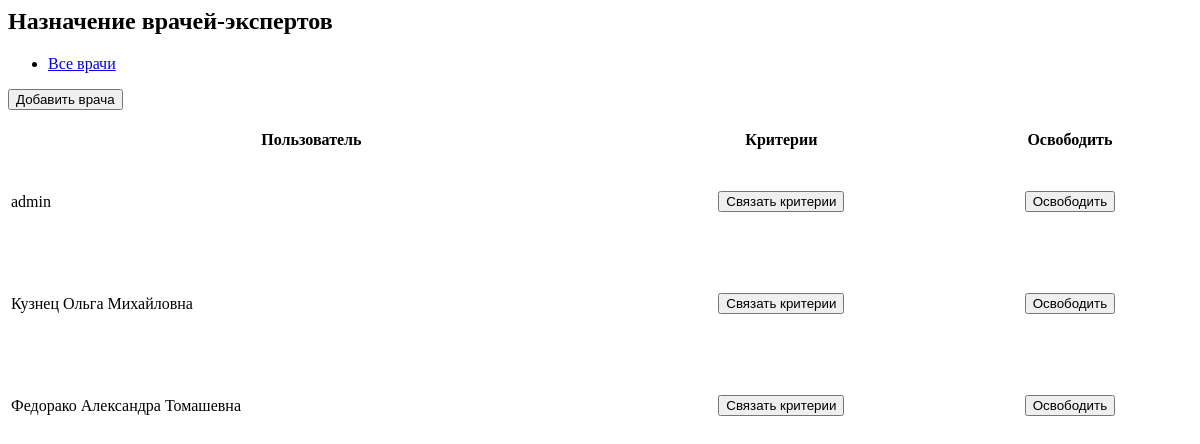
Page /naznachenie_vrachei.php (signed in) on the earlier database version.
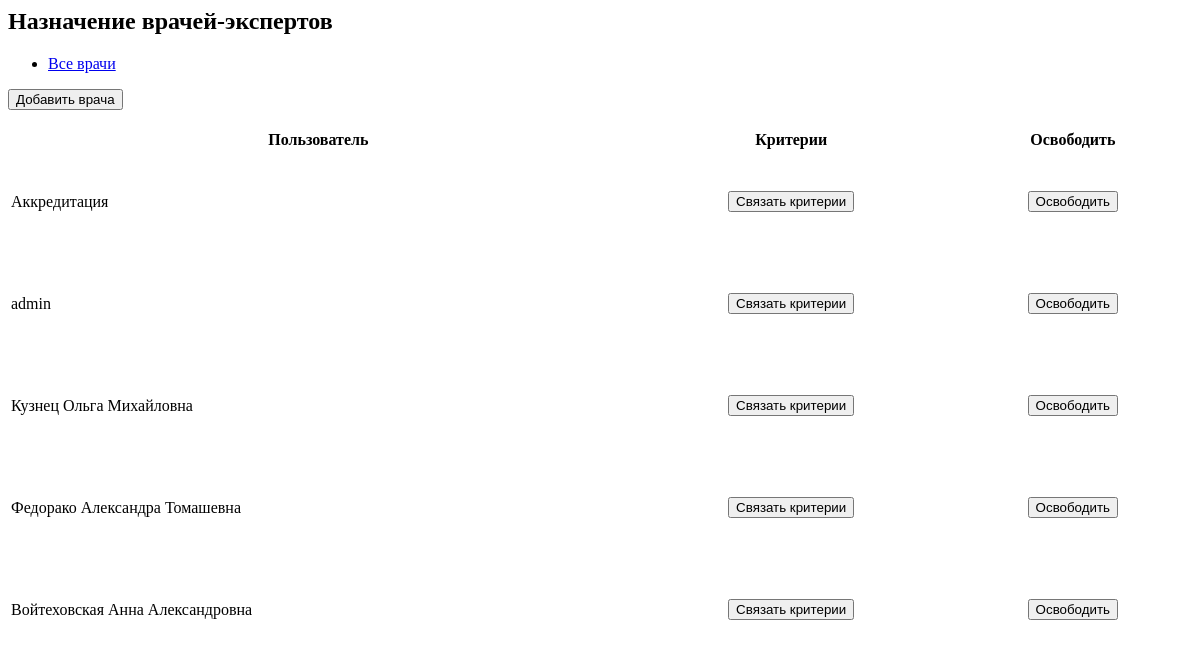
Same page on the later database version.
### tables this page shows
CREATE TABLE `users` (
  `id_user` int NOT NULL,
  `username` varchar(255) NOT NULL,
  `login` varchar(255) NOT NULL,
  `password` varchar(255) NOT NULL,
  `id_role` int NOT NULL,
  `online` varchar(255) DEFAULT NULL,
  `last_act` varchar(255) DEFAULT NULL,
  `last_time_online` varchar(255) DEFAULT NULL,
  `last_page` varchar(255) DEFAULT NULL,
  `oblast` int DEFAULT NULL,
  `predsedatel` tinyint(1) DEFAULT NULL,
  `secretar` tinyint(1) DEFAULT NULL,
  `sotrudnik_MA` tinyint(1) DEFAULT NULL,
  `ne_sotrudnik_MA` tinyint(1) DEFAULT NULL,
  `doctor_expert` tinyint(1) DEFAULT NULL
);

### naznachenie_vrachei.php (the view, shortened to what this page needs)
<link rel="stylesheet" href="naznachenie_vrachi.css">
<?php if(isset($_COOKIE['login'])){?>
    <div class="content-wrapper">
        <div class="d-xl-flex justify-content-between align-items-start">
            <h2 class="text-dark font-weight-bold mb-2"> Назначение врачей-экспертов </h2>
        </div>
        <div class="row">
            <div class="col-md-12">
                <div class="d-sm-flex justify-content-between align-items-center transaparent-tab-border ">
                    <ul class="nav nav-tabs tab-transparent" role="tablist">
                        <li class="nav-item">
                            <a class="nav-link active" id="all-question-tab" data-toggle="tab" href="#allQuestions" role="tab" aria-selected="true">Все врачи</a>
                        </li>
                    </ul>
                </div>
                <div class="tab-content tab-transparent-content">
                    <div class="tab-pane fade show active" id="allQuestions" role="tabpanel" aria-labelledby="all-question-tab">
                        <div class="row">
                            <div class="col-12 grid-margin">
                                <div class="card">
                                    <div class="card-body">
                                        <button class="btn btn-primary" id ="addoctor" onclick="addDoctor()">Добавить врача</button>
                                        <br>
                                        <br>
                                        <?php
                                        $idlogin = $_COOKIE['login'];
                                        $queryroles = "SELECT id_role FROM users where id_role < 12 and id_role >= 4 and login = '$idlogin'";
                                        $resultroles=mysqli_query($con, $queryroles) or die ( mysqli_error($con));
                                        if (mysqli_num_rows($resultroles) == 1)
                                        {
                                            $rowroles = mysqli_fetch_assoc($resultroles);
                                            $idrole = $rowroles['id_role'];
                                                $query = "SELECT * FROM users AS us WHERE us.doctor_expert = 1 and us.id_role = '$idrole' ";
                                        }
                                        else{
                                            $query = "SELECT * FROM users AS us WHERE us.doctor_expert = 1";
                                        }
                                        $result=mysqli_query($con, $query) or die ( mysqli_error($con));
                                        for ($data = []; $row = mysqli_fetch_assoc($result); $data[] = $row);
                                        ?>
                                        <table id="example1" class="table table-striped table-bordered" style="width:100%">
                                            <thead>
                                            <tr>
                                                <th>Пользователь</th>
                                                <th>Критерии</th>
                                                <th>Освободить</th>
                                            </tr>
                                            </thead>
                                            <tbody>
                                            <?php
                                            foreach ($data as $app) {
                                                ?>
                                                <tr  id = "optname<?= $app['id_user'] ?>"  style="cursor: pointer; height: 100px;">
                                                    <td id = "usnam<?= $app['id_user']; ?>" ><?= $app['username'] ?></td>
                                                    <td style ="text-align: center"><button class="btn btn-success" id="svyazka" onclick="showModal('<?= $app['id_user']?>')">Связать критерии</button></td>
                                                    <td  style ="text-align: center"><button class="btn btn-success" id="svoboda"  onclick="deleteDoctor('<?= $app['id_user']?>')">Освободить</button></td>
                                                </tr>
                                                <?php
                                            }
                                            ?>
                                            </tbody>
                                        </table>
                                    </div>
                                </div>
                            </div>
                        </div>
                    </div>
                </div>
            </div>
        </div>
    </div>
<?php }
?>

Differences in the rows shown:
now on this page (row edited): users: $app['id_user'] 1 (drawn), username "Аккредитация"
now on this page (row edited): users: username "Войтеховская Анна Александровна"
